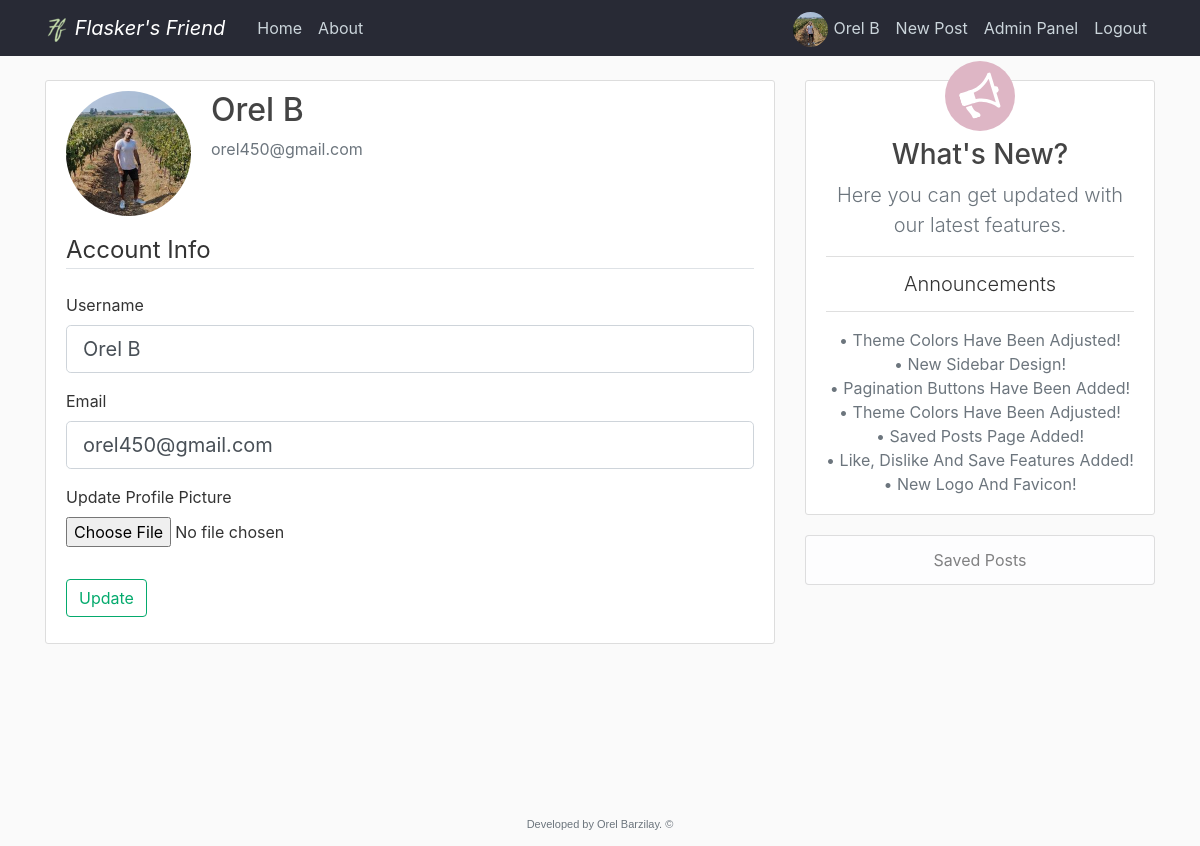
Page /account (signed in) on the committed database.
### flaskblog/models.py (models this page shows, shortened)
class User(db.Model, UserMixin):
    id = db.Column(db.Integer, primary_key=True)
    username = db.Column(db.String(20), unique=True, nullable=False)
    email = db.Column(db.String(120), unique=True, nullable=False)
    image_file = db.Column(db.String(20), nullable=False, default='default.jpg')
    password = db.Column(db.String(60), nullable=False)
    admin = db.Column(db.Integer, nullable=False, default=0)  # Self Added
    posts = db.relationship('Post', backref='author', lazy=True)  # Here we refer the post class
    liked = db.relationship('PostLike', foreign_keys='PostLike.user_id', backref='user', lazy='dynamic')
    disliked = db.relationship('PostDislike', foreign_keys='PostDislike.user_id', backref='user', lazy='dynamic')
    saved = db.relationship('PostSave', foreign_keys='PostSave.user_id', backref='user', lazy='dynamic')

class Announcements(db.Model):
    id = db.Column(db.Integer, primary_key=True)
    content = db.Column(db.Text, nullable=False)
    date_posted = db.Column(db.DateTime, nullable=False, default=datetime.now, onupdate=datetime.now)

### flaskblog/users/routes.py (the view)
@users.route("/account", methods=['GET', 'POST'])
@login_required
def account():
    anns = Announcements.query.order_by(Announcements.date_posted.desc())
    form = UpdateAccountForm()
    if form.validate_on_submit():
        if form.picture.data:
            picture_file = save_picture(form.picture.data)
            current_user.image_file = picture_file
        current_user.username = form.username.data
        current_user.email = form.email.data.lower()
        db.session.commit()
        flash('Your account has been updated!', 'success')
        return redirect(url_for('users.account'))
    elif request.method == 'GET':
        form.username.data = current_user.username
        form.email.data = current_user.email
    image_file = url_for('static', filename=f'profile_pics/{current_user.image_file}')
    return render_template('account.html', title='Account', image_file=image_file, form=form, anns=anns)

### flaskblog/users/forms.py (shortened to what this page needs)
class UpdateAccountForm(FlaskForm):
    username = StringField('Username', validators=[DataRequired(), Length(min=2, max=20)])
    email = StringField('Email', validators=[DataRequired(), Email()])
    picture = FileField('Update Profile Picture', validators=[FileAllowed(['jpg', 'png'])])
    submit = SubmitField('Update')

### flaskblog/models.py (called while the page is built)
@login_manager.user_loader
def load_user(user_id):
    return User.query.get(int(user_id))

### flaskblog/templates/account.html (shortened to what this page needs)
{% extends "layout.html" %}
{% block content %}
    <div class="content-section cancel-margin">
      <div class="media">
        <img class="rounded-circle account-img" src="{{ image_file }}">
        <div class="media-body">
          <h2 class="account-heading">{{ current_user.username }}</h2>
          <p class="text-secondary">{{ current_user.email }}</p>
        </div>
      </div>
        <form method="POST" action="" enctype="multipart/form-data">
            <fieldset class="form-group">
                <legend class="border-bottom mb-4">Account Info</legend>
                <div class="form-group">
                    {{ form.username.label(class="form-control-label") }}
                    {% if form.username.errors %}
                        {{ form.username(class="form-control form-control-lg is-invalid") }}
                        <div class="invalid-feedback">
                            {% for error in form.username.errors %}
                                <span>{{ error }}</span>
                            {% endfor %}
                        </div>
                    {% else %}
                        {{ form.username(class="form-control form-control-lg") }}
                    {% endif %}
                </div>
                <div class="form-group">
                    {{ form.email.label(class="form-control-label") }}
                    {% if form.email.errors %}
                        {{ form.email(class="form-control form-control-lg is-invalid") }}
                        <div class="invalid-feedback">
                            {% for error in form.email.errors %}
                                <span>{{ error }}</span>
                            {% endfor %}
                        </div>
                    {% else %}
                        {{ form.email(class="form-control form-control-lg") }}
                    {% endif %}
                </div>
                <div class="form-group">
                    {{ form.picture.label() }}
                    {{ form.picture(class="form-control-file") }}
                </div>
            </fieldset>
            <div class="form-group">
                {{ form.submit(class="btn btn-outline-emerald") }}
            </div>
        </form>
    </div>
{% endblock content %}

### flaskblog/templates/layout.html (shortened to what this page needs)
<!DOCTYPE html>
<html lang="en">
<head>
    <link rel="stylesheet" href="https://stackpath.bootstrapcdn.com/bootstrap/4.3.1/css/bootstrap.min.css">
    <link rel="stylesheet" type="text/css" href="{{ url_for('static', filename='main.css') }}">
    <link rel="stylesheet" href="https://cdn.jsdelivr.net/npm/bootstrap-icons@1.5.0/font/bootstrap-icons.css">
</head>
<body>
  <div class="content">
    <header class="site-header">
      <nav class="navbar navbar-expand-md navbar-dark bg-steel fixed-top">
        <div class="container">
          <a class="navbar-brand mr-4 font-italic" href="/">
            <img src="{{ url_for('static', filename='logo_24x24.png') }}" style="height: 24px;">
            Flasker's Friend
          </a>
          <div class="collapse navbar-collapse" id="navbarToggle">
            <div class="navbar-nav mr-auto">
              <a class="nav-item nav-link" href="{{ url_for('main.home') }}">Home</a>
              <a class="nav-item nav-link" href="{{ url_for('main.about') }}">About</a>
            </div>
            <div class="navbar-nav">
              {% if current_user.is_authenticated and current_user.admin == 1 %}
                <a class="nav-item nav-link" style="padding-bottom: 0; padding-top: 4px;" href="{{ url_for('users.account') }}">
                  <img class="rounded-circle navbar-account-img my-auto" src="{{ url_for('static', filename='profile_pics/' + current_user.image_file) }}">
                  {{ current_user.username }}
                </a>
                <a class="nav-item nav-link" href="{{ url_for('posts.new_post') }}">New Post</a>
                <a class="nav-item nav-link" href="{{ url_for('admin.admin_panel') }}">Admin Panel</a>
                <a class="nav-item nav-link" href="{{ url_for('users.logout') }}">Logout</a>
              {% else %}
                <a class="nav-item nav-link" href="{{ url_for('users.login') }}">Login</a>
                <a class="nav-item nav-link" href="{{ url_for('users.register') }}">Register</a>
              {% endif %}
            </div>
          </div>
        </div>
      </nav>
    </header>
    {% block main_container %}
    <main role="main" class="container">
      <div class="row main-container">
        {% endblock main_container %}
        {% block sidebox %}
        <div class="col-md-8">
        {% endblock sidebox %}
          {% block content %}{% endblock content %}
        </div>
        {% block sidebar %}
          <div class="col-md-4">
            <div class="content-section sidebar-margin">
                <span class="sidebar-circle">
                    <img class="sidebar-megaphone" src="{{ url_for('static', filename='megaphone-white.svg') }}">
                </span>
              <h3 class="text-center">What's New?</h3>
              <p class="text-muted text-center lead">Here you can get updated with our latest features.</p>
                <ul class="list-group list-group-flush">
                {% if current_user.is_authenticated and current_user.admin %}
                  <a class="list-group-item text-center lead mb-2 sidebar-announcement-button" href="{{ url_for('admin.announcements') }}" data-toggle="tooltip" data-placement="bottom" title="Click To Manage">
                    Announcements
                  </a>
                {% else %}
                  <li class="list-group-item text-center lead mb-2">
                    Announcements
                  </li>
                {% endif %}
                <p class="text-center mt-2 text-muted sidebar-p-mb">
                  {% for ann in anns %}
                      &#8226; {{ann.content}}<br>
                  {% endfor %}
                </p>
                </ul>
            </div>
            {% if current_user.is_authenticated %}
              <ul class="list-group mb-3">
                <a type="button" class="btn list-group-item list-group-item-light text-center sidebar-button" href="{{ url_for('users.saved_posts', username=current_user.username) }}">Saved Posts</a>
              </ul>
            {% endif %}
          </div>
      </div>
      {% endblock sidebar %}
    </main>
  </div>
    <footer class="footer">
      <p class="site-footer text-muted text-center">Developed by Orel Barzilay. &copy;</p>
    </footer>
</body>
</html>

### flaskblog/static/main.css (style rules this page uses)
html, body { height: 95.8%; }
.content { flex: 1 0 auto; }
body { background: #fafafa; color: #333333; margin-top: 5rem; display: flex; flex-direction: column; }
h1, h2, h3, h4, h5, h6 { color: #444444; }
.bg-steel { background-color: #282a35; }
.site-header .navbar-nav .nav-link { color: #cbd5db; }
.content-section { background: #ffffff; padding: 10px 20px; border: 1px solid #dddddd; border-radius: 3px; margin-bottom: 20px; }
.account-img { object-fit: cover; height: 125px; width: 125px; margin-right: 20px; margin-bottom: 16px; }
.navbar-account-img { object-fit: cover; margin-right: 1px; height: 35px; width: 35px; }
.main-container { justify-content: center; }
.btn-outline-emerald { color: #04AA6D; border-color: #04AA6D; }
.sidebar-announcement-button { color: inherit; }
.sidebar-circle { display: flex; justify-content: center; align-items: center; background: #deb6c5; color: #deb6c5; border-radius: 50%; padding: 10px; height: 70px; width: 70px; top: -30px; position: relative; margin-left: auto; margin-right: auto; margin-bottom: -23px; left: 0; right: 0; }
.sidebar-megaphone { height: 40px; transform: rotate(343deg); }
.sidebar-p-mb { margin-bottom: 8px; }
.footer { flex-shrink: 0; }
.site-footer { font: normal 11px arial,Calibri,Verdana,Geneva,sans-serif; }

### rows in the picture
User: image_file (picture), username "Orel B", email "orel450@gmail.com"
Announcements: content "Theme Colors Have Been Adjusted!"
Announcements: content "New Sidebar Design!"
Announcements: content "Pagination Buttons Have Been Added!"
Announcements: content "Theme Colors Have Been Adjusted!"
Announcements: content "Saved Posts Page Added!"
Announcements: content "Like, Dislike And Save Features Added!"
Announcements: content "New Logo And Favicon!"
